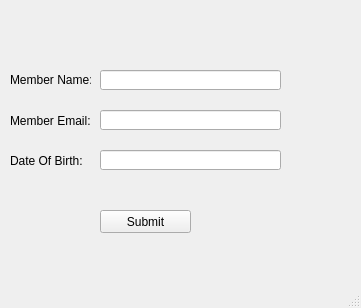
<?xml version="1.0" encoding="UTF-8"?>
<ui version="4.0">
 <class>accountCreationWindow</class>
 <widget class="QMainWindow" name="accountCreationWindow">
  <property name="geometry">
   <rect>
    <x>0</x>
    <y>0</y>
    <width>361</width>
    <height>308</height>
   </rect>
  </property>
  <property name="windowTitle">
   <string>MainWindow</string>
  </property>
  <widget class="QWidget" name="centralwidget">
   <widget class="QLabel" name="label">
    <property name="geometry">
     <rect>
      <x>10</x>
      <y>70</y>
      <width>81</width>
      <height>20</height>
     </rect>
    </property>
    <property name="text">
     <string>Member Name:</string>
    </property>
   </widget>
   <widget class="QLabel" name="label_2">
    <property name="geometry">
     <rect>
      <x>10</x>
      <y>110</y>
      <width>81</width>
      <height>21</height>
     </rect>
    </property>
    <property name="text">
     <string>Member Email:</string>
    </property>
   </widget>
   <widget class="QLabel" name="label_3">
    <property name="geometry">
     <rect>
      <x>10</x>
      <y>150</y>
      <width>81</width>
      <height>21</height>
     </rect>
    </property>
    <property name="text">
     <string>Date Of Birth:</string>
    </property>
   </widget>
   <widget class="QLineEdit" name="lineEdit">
    <property name="geometry">
     <rect>
      <x>100</x>
      <y>70</y>
      <width>181</width>
      <height>20</height>
     </rect>
    </property>
    <property name="text">
     <string/>
    </property>
   </widget>
   <widget class="QLineEdit" name="lineEdit_2">
    <property name="geometry">
     <rect>
      <x>100</x>
      <y>110</y>
      <width>181</width>
      <height>20</height>
     </rect>
    </property>
    <property name="text">
     <string/>
    </property>
   </widget>
   <widget class="QLineEdit" name="lineEdit_3">
    <property name="geometry">
     <rect>
      <x>100</x>
      <y>150</y>
      <width>181</width>
      <height>20</height>
     </rect>
    </property>
    <property name="text">
     <string/>
    </property>
   </widget>
   <widget class="QPushButton" name="pushButton">
    <property name="geometry">
     <rect>
      <x>100</x>
      <y>210</y>
      <width>91</width>
      <height>23</height>
     </rect>
    </property>
    <property name="text">
     <string>Submit</string>
    </property>
   </widget>
  </widget>
  <widget class="QMenuBar" name="menubar">
   <property name="geometry">
    <rect>
     <x>0</x>
     <y>0</y>
     <width>361</width>
     <height>18</height>
    </rect>
   </property>
  </widget>
  <widget class="QStatusBar" name="statusbar"/>
 </widget>
 <resources/>
 <connections/>
</ui>
